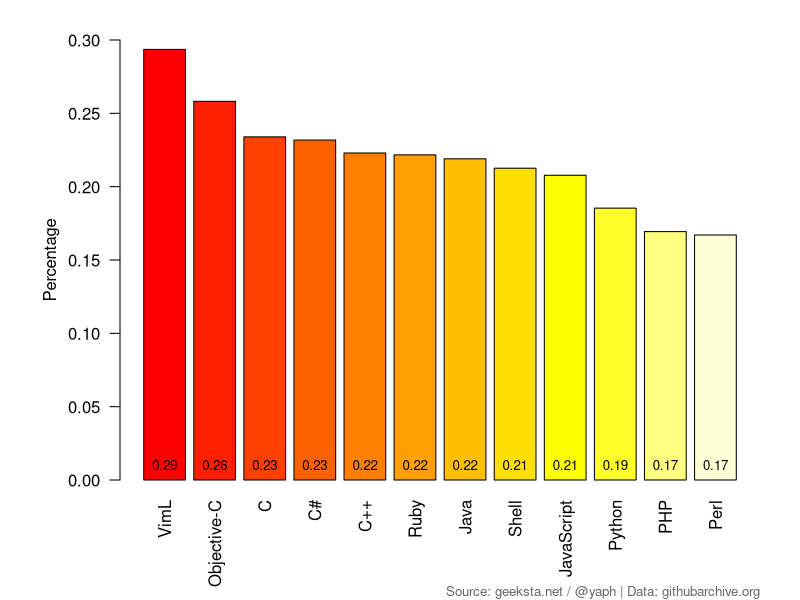

Write the R code that produced this figure.
# comment.char = "" must be set due to # char in C# 
tcir = read.table("merged_counts_swearing.csv", sep=",", header=TRUE, comment.char = "")
# order by issue_count descending then by language name
sorted_by_ratio <- tcir[with(tcir, order(-percentage, language)), ]

# open a device using png() and specify taget image file
png(filename="commit-messages-swearing-percentage.png",
    width = 800, height = 600, units = "px", pointsize = 14
)

# vertical labels: las=2, margins: mar=c(bottom, left, top, right)
par(las=2, mar=c(6, 6, 2, 2))
bp <- barplot(sorted_by_ratio$percentage,
    ylab="Percentage",
    ylim=c(0,.3),
    names.arg=sorted_by_ratio$language,
    col=heat.colors(nrow(tcir))
)
text(bp, 0, round(sorted_by_ratio$percentage, 2), cex=.8, pos=3)
title(sub="Source: geeksta.net / @yaph | Data: githubarchive.org", cex.sub = 0.8, col.sub = "gray40", line = 5, adj = 1)

# close device
dev.off()
